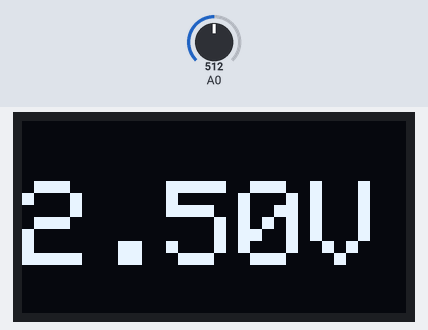
A sketch run on a simulated Arduino Uno, built with avr-gcc and run on an emulated ATmega328P. Shown: 128×64 one-colour display. The test bench sets the inputs (shaded band); at power-on: A0 = 512.

Above: at 1.2 s.
1.3 s: A0 set to 716
At 1.8 s:
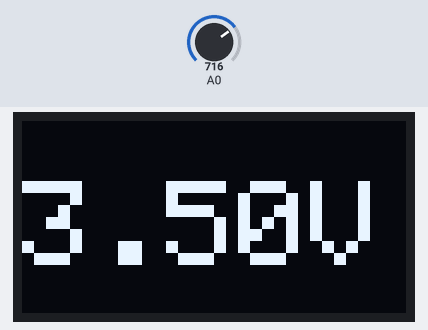
2.8 s: A0 set to 900
At 3.7 s:
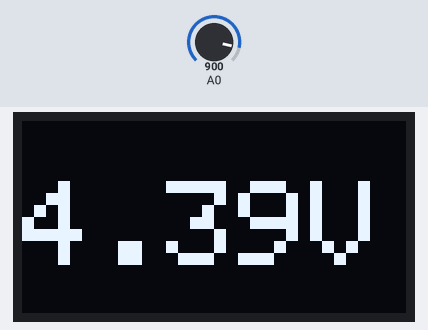
4.3 s: A0 set to 1023
At 5.6 s:
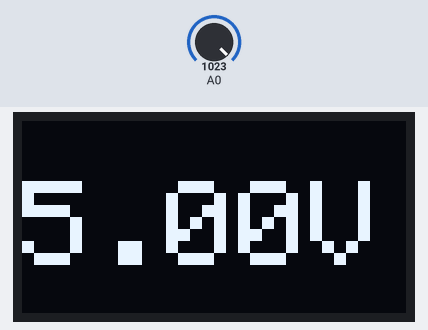
Timing chart, 0 to 7.3 s (numbered marks = the images above; inputs shaded):
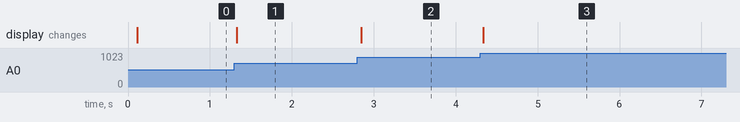

Measured:
- after the input at 1.3 s, the display: changes at once (image 1)
- after the input at 2.8 s, the display: changes after 0.05 s (image 2)
- after the input at 4.3 s, the display: changes at once (image 3)

The sketch:

OLEDVoltimetro.ino
```cpp
/*

              Este código é copiado do professor e tem a função de demonstrar a leitura de um potenciômetro no display OLED. Pode-se dizer que o circuito funciona como um
       voltímetro, uma vez que imprime a tensão no pino central do potenciômetro.
              Assim que comprar um display OLED irei realizar estas práticas.

*/


// ========================================================================================================
// --- Bibliotecas Auxiliares ---
#include <SPI.h>
#include <Wire.h>
#include <Adafruit_GFX.h>
#include <Adafruit_SSD1306.h>


// ========================================================================================================
// --- Definições ---
#define OLED_RESET 4
Adafruit_SSD1306 display(OLED_RESET);

#if (SSD1306_LCDHEIGHT != 64)
#error("Height incorrect, please fix Adafruit_SSD1306.h!");
#endif


// ========================================================================================================
// --- Variáveis Globais ---
float   volt = 3.91;


// ========================================================================================================
// --- Configurações Iniciais ---
void setup()
{

  display.begin(SSD1306_SWITCHCAPVCC, 0x3C);  //Inicializa OLED com endereço I2C 0x3C (para 128x64)
  display.clearDisplay();
  display.display();

} //end setup


// ========================================================================================================
// --- Loop Infinito ---
void loop()
{
  display.setTextSize(4);
  display.setTextColor(WHITE);
  display.setCursor(0,20);
  display.clearDisplay();
  display.print(volt);
  display.print("V");
  display.display();

  volt = (analogRead(A0)*5.0)/1024.0;


} //end loop
```
